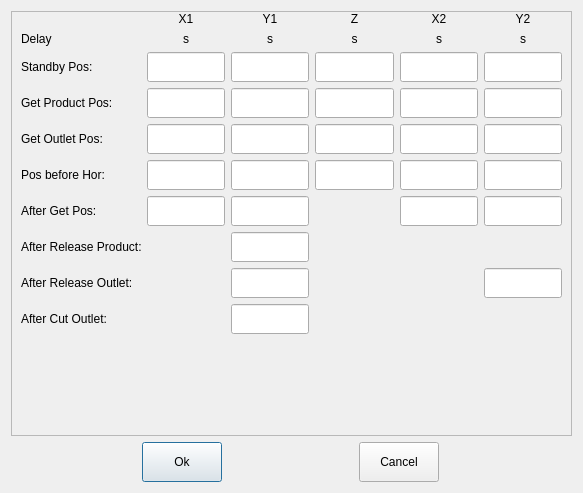
<?xml version="1.0" encoding="UTF-8"?>
<ui version="4.0">
 <class>ICSimpleAutoEditor</class>
 <widget class="QDialog" name="ICSimpleAutoEditor">
  <property name="geometry">
   <rect>
    <x>0</x>
    <y>0</y>
    <width>583</width>
    <height>493</height>
   </rect>
  </property>
  <property name="windowTitle">
   <string>Dialog</string>
  </property>
  <layout class="QVBoxLayout" name="verticalLayout">
   <item>
    <widget class="QScrollArea" name="scrollArea">
     <property name="widgetResizable">
      <bool>true</bool>
     </property>
     <widget class="QWidget" name="scrollAreaWidgetContents">
      <property name="geometry">
       <rect>
        <x>0</x>
        <y>0</y>
        <width>563</width>
        <height>425</height>
       </rect>
      </property>
      <layout class="QVBoxLayout" name="verticalLayout_2">
       <property name="topMargin">
        <number>0</number>
       </property>
       <property name="bottomMargin">
        <number>0</number>
       </property>
       <item>
        <layout class="QGridLayout" name="gridLayout">
         <item row="2" column="2">
          <widget class="ICLineEditWithVirtualNumericKeypad" name="stdDlyY1">
           <property name="minimumSize">
            <size>
             <width>0</width>
             <height>30</height>
            </size>
           </property>
           <property name="maximumSize">
            <size>
             <width>16777215</width>
             <height>30</height>
            </size>
           </property>
          </widget>
         </item>
         <item row="0" column="4">
          <widget class="QLabel" name="pIX2Label_3">
           <property name="sizePolicy">
            <sizepolicy hsizetype="Preferred" vsizetype="Preferred">
             <horstretch>0</horstretch>
             <verstretch>0</verstretch>
            </sizepolicy>
           </property>
           <property name="text">
            <string>X2</string>
           </property>
           <property name="alignment">
            <set>Qt::AlignCenter</set>
           </property>
          </widget>
         </item>
         <item row="0" column="2">
          <widget class="QLabel" name="pIY1Label_4">
           <property name="sizePolicy">
            <sizepolicy hsizetype="Preferred" vsizetype="Preferred">
             <horstretch>0</horstretch>
             <verstretch>0</verstretch>
            </sizepolicy>
           </property>
           <property name="text">
            <string>Y1</string>
           </property>
           <property name="alignment">
            <set>Qt::AlignCenter</set>
           </property>
          </widget>
         </item>
         <item row="5" column="3">
          <widget class="ICLineEditWithVirtualNumericKeypad" name="DlyBHorZ">
           <property name="minimumSize">
            <size>
             <width>0</width>
             <height>30</height>
            </size>
           </property>
           <property name="maximumSize">
            <size>
             <width>16777215</width>
             <height>30</height>
            </size>
           </property>
          </widget>
         </item>
         <item row="2" column="5">
          <widget class="ICLineEditWithVirtualNumericKeypad" name="stdDlyY2">
           <property name="minimumSize">
            <size>
             <width>0</width>
             <height>30</height>
            </size>
           </property>
           <property name="maximumSize">
            <size>
             <width>16777215</width>
             <height>30</height>
            </size>
           </property>
          </widget>
         </item>
         <item row="1" column="2">
          <widget class="QLabel" name="pIY1DlyLabel">
           <property name="sizePolicy">
            <sizepolicy hsizetype="Preferred" vsizetype="Preferred">
             <horstretch>0</horstretch>
             <verstretch>0</verstretch>
            </sizepolicy>
           </property>
           <property name="text">
            <string>s</string>
           </property>
           <property name="alignment">
            <set>Qt::AlignCenter</set>
           </property>
          </widget>
         </item>
         <item row="2" column="1">
          <widget class="ICLineEditWithVirtualNumericKeypad" name="stdDlyX1">
           <property name="minimumSize">
            <size>
             <width>0</width>
             <height>30</height>
            </size>
           </property>
           <property name="maximumSize">
            <size>
             <width>16777215</width>
             <height>30</height>
            </size>
           </property>
          </widget>
         </item>
         <item row="7" column="0">
          <widget class="QLabel" name="label_27">
           <property name="minimumSize">
            <size>
             <width>120</width>
             <height>0</height>
            </size>
           </property>
           <property name="maximumSize">
            <size>
             <width>120</width>
             <height>16777215</height>
            </size>
           </property>
           <property name="text">
            <string>After Release Product:</string>
           </property>
          </widget>
         </item>
         <item row="3" column="3">
          <widget class="ICLineEditWithVirtualNumericKeypad" name="getProductDlyZ">
           <property name="minimumSize">
            <size>
             <width>0</width>
             <height>30</height>
            </size>
           </property>
           <property name="maximumSize">
            <size>
             <width>16777215</width>
             <height>30</height>
            </size>
           </property>
          </widget>
         </item>
         <item row="2" column="0">
          <widget class="QLabel" name="label_20">
           <property name="minimumSize">
            <size>
             <width>120</width>
             <height>0</height>
            </size>
           </property>
           <property name="maximumSize">
            <size>
             <width>120</width>
             <height>16777215</height>
            </size>
           </property>
           <property name="text">
            <string>Standby Pos:</string>
           </property>
          </widget>
         </item>
         <item row="3" column="0">
          <widget class="QLabel" name="label_21">
           <property name="minimumSize">
            <size>
             <width>120</width>
             <height>0</height>
            </size>
           </property>
           <property name="maximumSize">
            <size>
             <width>120</width>
             <height>16777215</height>
            </size>
           </property>
           <property name="text">
            <string>Get Product Pos:</string>
           </property>
          </widget>
         </item>
         <item row="0" column="5">
          <widget class="QLabel" name="pIY2Label_3">
           <property name="sizePolicy">
            <sizepolicy hsizetype="Preferred" vsizetype="Preferred">
             <horstretch>0</horstretch>
             <verstretch>0</verstretch>
            </sizepolicy>
           </property>
           <property name="text">
            <string>Y2</string>
           </property>
           <property name="alignment">
            <set>Qt::AlignCenter</set>
           </property>
          </widget>
         </item>
         <item row="3" column="4">
          <widget class="ICLineEditWithVirtualNumericKeypad" name="getProductDlyX2">
           <property name="minimumSize">
            <size>
             <width>0</width>
             <height>30</height>
            </size>
           </property>
           <property name="maximumSize">
            <size>
             <width>16777215</width>
             <height>30</height>
            </size>
           </property>
          </widget>
         </item>
         <item row="5" column="1">
          <widget class="ICLineEditWithVirtualNumericKeypad" name="DlyBHorX1">
           <property name="minimumSize">
            <size>
             <width>0</width>
             <height>30</height>
            </size>
           </property>
           <property name="maximumSize">
            <size>
             <width>16777215</width>
             <height>30</height>
            </size>
           </property>
          </widget>
         </item>
         <item row="2" column="3">
          <widget class="ICLineEditWithVirtualNumericKeypad" name="stdDlyZ">
           <property name="minimumSize">
            <size>
             <width>0</width>
             <height>30</height>
            </size>
           </property>
           <property name="maximumSize">
            <size>
             <width>16777215</width>
             <height>30</height>
            </size>
           </property>
          </widget>
         </item>
         <item row="3" column="1">
          <widget class="ICLineEditWithVirtualNumericKeypad" name="getProductDlyX1">
           <property name="minimumSize">
            <size>
             <width>0</width>
             <height>30</height>
            </size>
           </property>
           <property name="maximumSize">
            <size>
             <width>16777215</width>
             <height>30</height>
            </size>
           </property>
          </widget>
         </item>
         <item row="4" column="1">
          <widget class="ICLineEditWithVirtualNumericKeypad" name="getOutletDlyX1">
           <property name="minimumSize">
            <size>
             <width>0</width>
             <height>30</height>
            </size>
           </property>
           <property name="maximumSize">
            <size>
             <width>16777215</width>
             <height>30</height>
            </size>
           </property>
          </widget>
         </item>
         <item row="4" column="2">
          <widget class="ICLineEditWithVirtualNumericKeypad" name="getOutletDlyY1">
           <property name="minimumSize">
            <size>
             <width>0</width>
             <height>30</height>
            </size>
           </property>
           <property name="maximumSize">
            <size>
             <width>16777215</width>
             <height>30</height>
            </size>
           </property>
          </widget>
         </item>
         <item row="3" column="5">
          <widget class="ICLineEditWithVirtualNumericKeypad" name="getProductDlyY2">
           <property name="minimumSize">
            <size>
             <width>0</width>
             <height>30</height>
            </size>
           </property>
           <property name="maximumSize">
            <size>
             <width>16777215</width>
             <height>30</height>
            </size>
           </property>
          </widget>
         </item>
         <item row="1" column="1">
          <widget class="QLabel" name="pIX1DlyLabel">
           <property name="sizePolicy">
            <sizepolicy hsizetype="Preferred" vsizetype="Preferred">
             <horstretch>0</horstretch>
             <verstretch>0</verstretch>
            </sizepolicy>
           </property>
           <property name="text">
            <string>s</string>
           </property>
           <property name="alignment">
            <set>Qt::AlignCenter</set>
           </property>
          </widget>
         </item>
         <item row="0" column="1">
          <widget class="QLabel" name="pIX1Label_4">
           <property name="sizePolicy">
            <sizepolicy hsizetype="Preferred" vsizetype="Preferred">
             <horstretch>0</horstretch>
             <verstretch>0</verstretch>
            </sizepolicy>
           </property>
           <property name="text">
            <string>X1</string>
           </property>
           <property name="alignment">
            <set>Qt::AlignCenter</set>
           </property>
          </widget>
         </item>
         <item row="4" column="4">
          <widget class="ICLineEditWithVirtualNumericKeypad" name="getOutletDlyX2">
           <property name="minimumSize">
            <size>
             <width>0</width>
             <height>30</height>
            </size>
           </property>
           <property name="maximumSize">
            <size>
             <width>16777215</width>
             <height>30</height>
            </size>
           </property>
          </widget>
         </item>
         <item row="4" column="3">
          <widget class="ICLineEditWithVirtualNumericKeypad" name="getOutletDlyZ">
           <property name="minimumSize">
            <size>
             <width>0</width>
             <height>30</height>
            </size>
           </property>
           <property name="maximumSize">
            <size>
             <width>16777215</width>
             <height>30</height>
            </size>
           </property>
          </widget>
         </item>
         <item row="5" column="5">
          <widget class="ICLineEditWithVirtualNumericKeypad" name="DlyBHorY2">
           <property name="minimumSize">
            <size>
             <width>0</width>
             <height>30</height>
            </size>
           </property>
           <property name="maximumSize">
            <size>
             <width>16777215</width>
             <height>30</height>
            </size>
           </property>
          </widget>
         </item>
         <item row="6" column="4">
          <widget class="ICLineEditWithVirtualNumericKeypad" name="afterGetPosX2D">
           <property name="minimumSize">
            <size>
             <width>0</width>
             <height>30</height>
            </size>
           </property>
           <property name="maximumSize">
            <size>
             <width>16777215</width>
             <height>30</height>
            </size>
           </property>
          </widget>
         </item>
         <item row="6" column="0">
          <widget class="QLabel" name="label_26">
           <property name="minimumSize">
            <size>
             <width>120</width>
             <height>0</height>
            </size>
           </property>
           <property name="maximumSize">
            <size>
             <width>120</width>
             <height>16777215</height>
            </size>
           </property>
           <property name="text">
            <string>After Get Pos:</string>
           </property>
          </widget>
         </item>
         <item row="1" column="0">
          <widget class="QLabel" name="label">
           <property name="text">
            <string>Delay</string>
           </property>
          </widget>
         </item>
         <item row="8" column="0">
          <widget class="QLabel" name="label_28">
           <property name="minimumSize">
            <size>
             <width>120</width>
             <height>0</height>
            </size>
           </property>
           <property name="maximumSize">
            <size>
             <width>120</width>
             <height>16777215</height>
            </size>
           </property>
           <property name="text">
            <string>After Release Outlet:</string>
           </property>
          </widget>
         </item>
         <item row="3" column="2">
          <widget class="ICLineEditWithVirtualNumericKeypad" name="getProductDlyY1">
           <property name="minimumSize">
            <size>
             <width>0</width>
             <height>30</height>
            </size>
           </property>
           <property name="maximumSize">
            <size>
             <width>16777215</width>
             <height>30</height>
            </size>
           </property>
          </widget>
         </item>
         <item row="2" column="4">
          <widget class="ICLineEditWithVirtualNumericKeypad" name="stdDlyX2">
           <property name="minimumSize">
            <size>
             <width>0</width>
             <height>30</height>
            </size>
           </property>
           <property name="maximumSize">
            <size>
             <width>16777215</width>
             <height>30</height>
            </size>
           </property>
          </widget>
         </item>
         <item row="0" column="3">
          <widget class="QLabel" name="label_19">
           <property name="sizePolicy">
            <sizepolicy hsizetype="Preferred" vsizetype="Preferred">
             <horstretch>0</horstretch>
             <verstretch>0</verstretch>
            </sizepolicy>
           </property>
           <property name="text">
            <string>Z</string>
           </property>
           <property name="alignment">
            <set>Qt::AlignCenter</set>
           </property>
          </widget>
         </item>
         <item row="8" column="5">
          <widget class="ICLineEditWithVirtualNumericKeypad" name="afterReleaseOutletY2D">
           <property name="minimumSize">
            <size>
             <width>0</width>
             <height>30</height>
            </size>
           </property>
           <property name="maximumSize">
            <size>
             <width>16777215</width>
             <height>30</height>
            </size>
           </property>
          </widget>
         </item>
         <item row="5" column="4">
          <widget class="ICLineEditWithVirtualNumericKeypad" name="DlyBHorX2">
           <property name="minimumSize">
            <size>
             <width>0</width>
             <height>30</height>
            </size>
           </property>
           <property name="maximumSize">
            <size>
             <width>16777215</width>
             <height>30</height>
            </size>
           </property>
          </widget>
         </item>
         <item row="4" column="5">
          <widget class="ICLineEditWithVirtualNumericKeypad" name="getOutletDlyY2">
           <property name="minimumSize">
            <size>
             <width>0</width>
             <height>30</height>
            </size>
           </property>
           <property name="maximumSize">
            <size>
             <width>16777215</width>
             <height>30</height>
            </size>
           </property>
          </widget>
         </item>
         <item row="6" column="1">
          <widget class="ICLineEditWithVirtualNumericKeypad" name="afterGetPosX1D">
           <property name="minimumSize">
            <size>
             <width>0</width>
             <height>30</height>
            </size>
           </property>
           <property name="maximumSize">
            <size>
             <width>16777215</width>
             <height>30</height>
            </size>
           </property>
          </widget>
         </item>
         <item row="1" column="5">
          <widget class="QLabel" name="pIY2DlyLabel">
           <property name="sizePolicy">
            <sizepolicy hsizetype="Preferred" vsizetype="Preferred">
             <horstretch>0</horstretch>
             <verstretch>0</verstretch>
            </sizepolicy>
           </property>
           <property name="text">
            <string>s</string>
           </property>
           <property name="alignment">
            <set>Qt::AlignCenter</set>
           </property>
          </widget>
         </item>
         <item row="4" column="0">
          <widget class="QLabel" name="label_22">
           <property name="minimumSize">
            <size>
             <width>120</width>
             <height>0</height>
            </size>
           </property>
           <property name="maximumSize">
            <size>
             <width>120</width>
             <height>16777215</height>
            </size>
           </property>
           <property name="text">
            <string>Get Outlet Pos:</string>
           </property>
          </widget>
         </item>
         <item row="7" column="2">
          <widget class="ICLineEditWithVirtualNumericKeypad" name="afterReleaseProductY1D">
           <property name="minimumSize">
            <size>
             <width>0</width>
             <height>30</height>
            </size>
           </property>
           <property name="maximumSize">
            <size>
             <width>16777215</width>
             <height>30</height>
            </size>
           </property>
          </widget>
         </item>
         <item row="1" column="3">
          <widget class="QLabel" name="pIZDlyLabel">
           <property name="sizePolicy">
            <sizepolicy hsizetype="Preferred" vsizetype="Preferred">
             <horstretch>0</horstretch>
             <verstretch>0</verstretch>
            </sizepolicy>
           </property>
           <property name="text">
            <string>s</string>
           </property>
           <property name="alignment">
            <set>Qt::AlignCenter</set>
           </property>
          </widget>
         </item>
         <item row="1" column="4">
          <widget class="QLabel" name="pIX2DlyLabel">
           <property name="sizePolicy">
            <sizepolicy hsizetype="Preferred" vsizetype="Preferred">
             <horstretch>0</horstretch>
             <verstretch>0</verstretch>
            </sizepolicy>
           </property>
           <property name="text">
            <string>s</string>
           </property>
           <property name="alignment">
            <set>Qt::AlignCenter</set>
           </property>
          </widget>
         </item>
         <item row="5" column="2">
          <widget class="ICLineEditWithVirtualNumericKeypad" name="DlyBHorY1">
           <property name="minimumSize">
            <size>
             <width>0</width>
             <height>30</height>
            </size>
           </property>
           <property name="maximumSize">
            <size>
             <width>16777215</width>
             <height>30</height>
            </size>
           </property>
          </widget>
         </item>
         <item row="5" column="0">
          <widget class="QLabel" name="label_23">
           <property name="minimumSize">
            <size>
             <width>120</width>
             <height>0</height>
            </size>
           </property>
           <property name="maximumSize">
            <size>
             <width>120</width>
             <height>16777215</height>
            </size>
           </property>
           <property name="text">
            <string>Pos before Hor:</string>
           </property>
          </widget>
         </item>
         <item row="9" column="0">
          <widget class="QLabel" name="label_29">
           <property name="minimumSize">
            <size>
             <width>120</width>
             <height>0</height>
            </size>
           </property>
           <property name="maximumSize">
            <size>
             <width>120</width>
             <height>16777215</height>
            </size>
           </property>
           <property name="text">
            <string>After Cut Outlet:</string>
           </property>
          </widget>
         </item>
         <item row="9" column="2">
          <widget class="ICLineEditWithVirtualNumericKeypad" name="afterCutOutletY1D">
           <property name="minimumSize">
            <size>
             <width>0</width>
             <height>30</height>
            </size>
           </property>
           <property name="maximumSize">
            <size>
             <width>16777215</width>
             <height>30</height>
            </size>
           </property>
          </widget>
         </item>
         <item row="8" column="2">
          <widget class="ICLineEditWithVirtualNumericKeypad" name="afterReleaseProductY1D_2">
           <property name="minimumSize">
            <size>
             <width>0</width>
             <height>30</height>
            </size>
           </property>
           <property name="maximumSize">
            <size>
             <width>16777215</width>
             <height>30</height>
            </size>
           </property>
          </widget>
         </item>
         <item row="6" column="2">
          <widget class="ICLineEditWithVirtualNumericKeypad" name="afterGetPosY1D">
           <property name="minimumSize">
            <size>
             <width>0</width>
             <height>30</height>
            </size>
           </property>
           <property name="maximumSize">
            <size>
             <width>16777215</width>
             <height>30</height>
            </size>
           </property>
          </widget>
         </item>
         <item row="6" column="5">
          <widget class="ICLineEditWithVirtualNumericKeypad" name="afterGetPosY2D">
           <property name="minimumSize">
            <size>
             <width>0</width>
             <height>30</height>
            </size>
           </property>
           <property name="maximumSize">
            <size>
             <width>16777215</width>
             <height>30</height>
            </size>
           </property>
          </widget>
         </item>
        </layout>
       </item>
       <item>
        <layout class="QGridLayout" name="releaseProductDlyGroup"/>
       </item>
       <item>
        <layout class="QGridLayout" name="releaseOutletDlyGroup"/>
       </item>
       <item>
        <layout class="QGridLayout" name="cutOutletDlyGroup"/>
       </item>
       <item>
        <spacer name="verticalSpacer">
         <property name="orientation">
          <enum>Qt::Vertical</enum>
         </property>
         <property name="sizeHint" stdset="0">
          <size>
           <width>20</width>
           <height>40</height>
          </size>
         </property>
        </spacer>
       </item>
      </layout>
     </widget>
    </widget>
   </item>
   <item>
    <layout class="QHBoxLayout" name="horizontalLayout">
     <item>
      <widget class="QPushButton" name="okButton">
       <property name="sizePolicy">
        <sizepolicy hsizetype="Minimum" vsizetype="Preferred">
         <horstretch>0</horstretch>
         <verstretch>0</verstretch>
        </sizepolicy>
       </property>
       <property name="minimumSize">
        <size>
         <width>0</width>
         <height>40</height>
        </size>
       </property>
       <property name="maximumSize">
        <size>
         <width>80</width>
         <height>16777215</height>
        </size>
       </property>
       <property name="text">
        <string>Ok</string>
       </property>
      </widget>
     </item>
     <item>
      <widget class="QPushButton" name="cancelButton">
       <property name="sizePolicy">
        <sizepolicy hsizetype="Minimum" vsizetype="Preferred">
         <horstretch>0</horstretch>
         <verstretch>0</verstretch>
        </sizepolicy>
       </property>
       <property name="minimumSize">
        <size>
         <width>0</width>
         <height>40</height>
        </size>
       </property>
       <property name="maximumSize">
        <size>
         <width>80</width>
         <height>16777215</height>
        </size>
       </property>
       <property name="text">
        <string>Cancel</string>
       </property>
      </widget>
     </item>
    </layout>
   </item>
  </layout>
 </widget>
 <customwidgets>
  <customwidget>
   <class>ICLineEditWithVirtualNumericKeypad</class>
   <extends>QLineEdit</extends>
   <header>iclineeditwithvirtualnumerickeypad.h</header>
  </customwidget>
 </customwidgets>
 <resources/>
 <connections/>
</ui>
